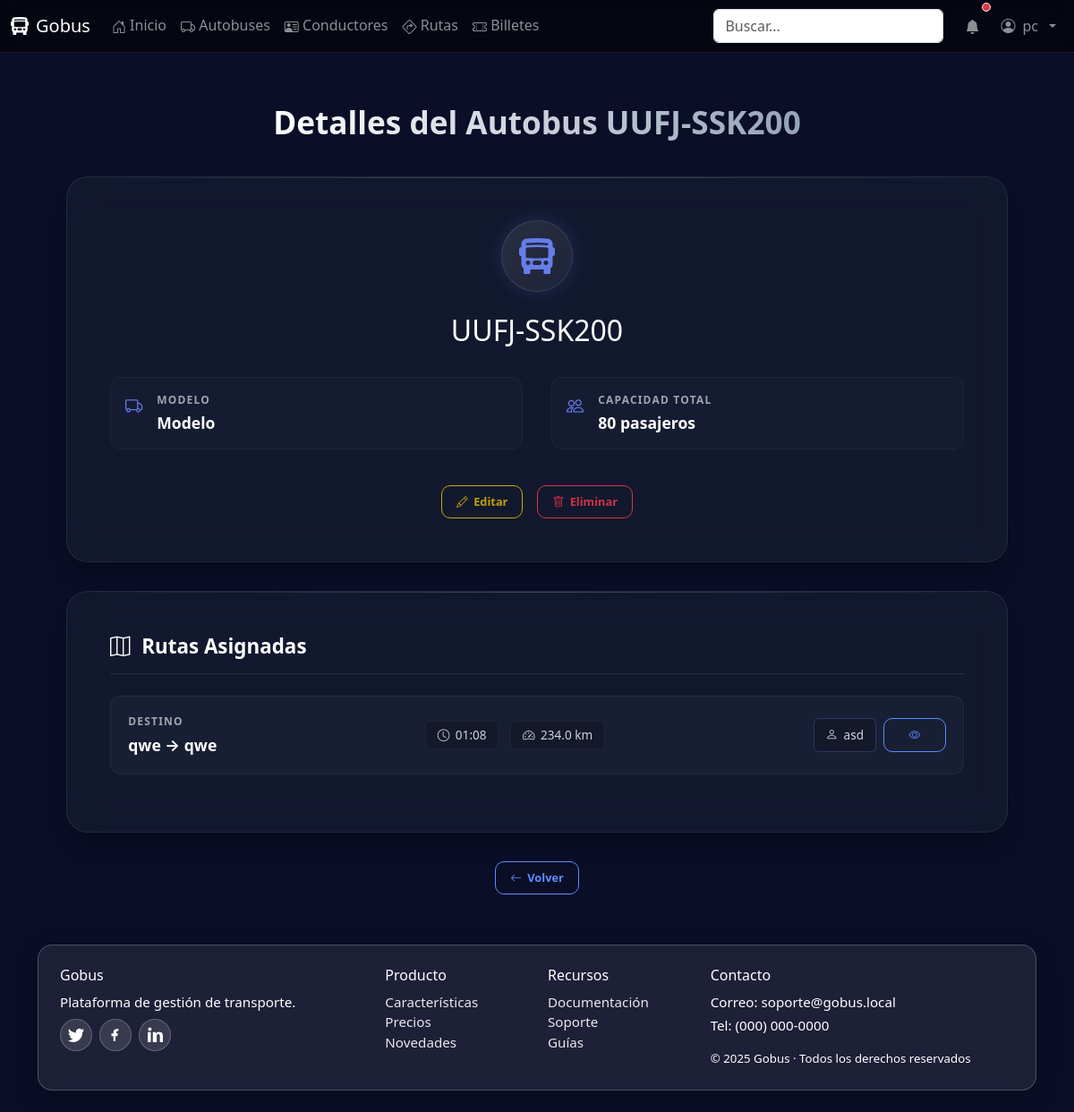
Page /autobuses/2/ (signed in) on the committed database.
### core/models.py (models this page shows, shortened)
class Autobus(models.Model):
    matricula = models.CharField(max_length=20, unique=True)
    capacidad = models.PositiveIntegerField()
    modelo = models.CharField(max_length=100)

class Ruta(models.Model):
    origen = models.CharField(max_length=120)
    destino = models.CharField(max_length=120)
    paradas = models.JSONField(blank=True, default=list, help_text="Lista de paradas intermedias")
    distancia = models.FloatField(help_text="Distancia en km")
    autobus = models.ForeignKey(Autobus, on_delete=models.SET_NULL, null=True, blank=True, related_name="rutas")
    conductor = models.ForeignKey(Conductor, on_delete=models.SET_NULL, null=True, blank=True, related_name="rutas")
    hora_salida = models.DateTimeField()
    frecuencia = models.CharField(max_length=50, help_text="Ej: Diario, Semanal, Cada 30 min")

class Conductor(models.Model):
    nombre = models.CharField(max_length=150)
    licencia = models.CharField(max_length=50, unique=True)

### core/views.py (the view)
# urls.py: path('autobuses/<int:pk>/', views.autobus_detail, name='autobus_detail'),
@login_required
def autobus_detail(request, pk):
    autobus = get_object_or_404(Autobus, pk=pk)
    rutas = autobus.rutas.all().order_by('-hora_salida')
    context = {
        'autobus': autobus,
        'rutas': rutas,
        'title': f'Detalles del Autobus {autobus.matricula}'
    }
    return render(request, 'core/autobus/autobus_detail.html', context)

### core/templates/core/autobus/autobus_detail.html
{% extends 'base.html' %}
{% load static %}
{% block head_extra %}
<link href="{% static 'core/css/home-modern.css' %}" rel="stylesheet">
<link href="{% static 'core/css/crud.css' %}" rel="stylesheet">
{% endblock %}
{% block content %}
<div class="detail-container">
  <div class="detail-header">
    <h1 class="detail-title">{{ title }}</h1>
  </div>
  <div class="glass-card">
    <div class="main-icon-circle">
      <i class="bi bi-bus-front-fill"></i>
    </div>
    <div style="text-align: center; margin-bottom: 2rem;">
        <h2 style="color: white; margin: 0;">{{ autobus.matricula }}</h2>
    </div>
    <div class="info-grid">
      <div class="info-item">
        <div class="info-icon"><i class="bi bi-truck"></i></div>
        <div class="info-content">
          <span class="info-label">Modelo</span>
          <div class="info-value">{{ autobus.modelo }}</div>
        </div>
      </div>
      <div class="info-item">
        <div class="info-icon"><i class="bi bi-people"></i></div>
        <div class="info-content">
          <span class="info-label">Capacidad Total</span>
          <div class="info-value">{{ autobus.capacidad }} pasajeros</div>
        </div>
      </div>
    </div>
    <div class="action-buttons">
      <a href="{% url 'autobus_edit' autobus.pk %}" class="btn-action btn-edit"><i class="bi bi-pencil"></i> Editar</a>
      <a href="{% url 'autobus_delete' autobus.pk %}" class="btn-action btn-delete"><i class="bi bi-trash"></i> Eliminar</a>
    </div>
  </div>
  <div class="glass-card">
    <h3 class="section-title"><i class="bi bi-map"></i> Rutas Asignadas</h3>
    {% if rutas %}
      {% for ruta in rutas %}
        <div class="list-item-card">
            <div>
                <div class="info-label">Destino</div>
                <div class="info-value">{{ ruta.origen }} &rarr; {{ ruta.destino }}</div>
            </div>
            <div class="tag-group">
                <span class="data-tag"><i class="bi bi-clock"></i> {{ ruta.hora_salida|date:"H:i" }}</span>
                <span class="data-tag"><i class="bi bi-speedometer2"></i> {{ ruta.distancia }} km</span>
            </div>
            {% if ruta.conductor %}
            <div class="action-group">
              <div class="data-tag" style="border-color: rgba(102, 126, 234, 0.3);">
                  <i class="bi bi-person"></i> {{ ruta.conductor.nombre }}
              </div>
              <a href="{% url 'ruta_detail' ruta.pk %}" class="btn-action btn-view">
                <i class="bi bi-eye"></i>
              </a>
            </div>
            {% endif %}
        </div>
      {% endfor %}
    {% else %}
        <p style="text-align: center; color: rgba(255,255,255,0.5);">Sin rutas asignadas.</p>
    {% endif %}
  </div>
  <div style="text-align: center;">
    <a href="{% url 'autobus_list' %}" class="btn-action btn-view"><i class="bi bi-arrow-left"></i> Volver</a>
  </div>
</div>
{% endblock %}

### templates/base.html (shortened to what this page needs)
{% load static %}
<!doctype html>
<html lang="es">
  <head>
    <link href="https://cdn.jsdelivr.net/npm/bootstrap@5.3.3/dist/css/bootstrap.min.css" rel="stylesheet">
    <link href="https://cdn.jsdelivr.net/npm/bootstrap-icons@1.11.3/font/bootstrap-icons.min.css" rel="stylesheet">
      <link href="{% static 'core/css/base.css' %}" rel="stylesheet">
      <link href="{% static 'core/css/crud.css' %}" rel="stylesheet">
    {% block head_extra %}{% endblock %}
  </head>
  <body>
    <nav class="navbar gobus-navbar navbar-expand-lg navbar-dark">
      <div class="container-fluid">
        <a class="navbar-brand d-flex align-items-center gap-2" href="/">
          <i class="bi bi-bus-front-fill"></i>
          <span>Gobus</span>
        </a>
        <div class="collapse navbar-collapse" id="navbarNav">
          <ul class="navbar-nav me-auto mb-2 mb-lg-0">
            <li class="nav-item"><a class="nav-link" href="/"><i class="bi bi-house-door"></i> Inicio</a></li>
            <li class="nav-item"><a class="nav-link" href="/autobuses"><i class="bi bi-truck"></i> Autobuses</a></li>
            <li class="nav-item"><a class="nav-link" href="/conductores"><i class="bi bi-person-vcard"></i> Conductores</a></li>
            <li class="nav-item"><a class="nav-link" href="/rutas"><i class="bi bi-sign-turn-right"></i> Rutas</a></li>
            <li class="nav-item"><a class="nav-link" href="/billetes"><i class="bi bi-ticket-perforated"></i> Billetes</a></li>
          </ul>
          <form class="d-flex me-3" role="search">
            <input class="form-control" type="search" placeholder="Buscar..." aria-label="Buscar">
          </form>
          <ul class="navbar-nav align-items-center">
            <li class="nav-item me-2">
              <a class="nav-link position-relative" href="#" aria-label="Notificaciones">
                <i class="bi bi-bell-fill"></i>
                <span class="position-absolute top-0 start-100 translate-middle p-1 bg-danger border border-light rounded-circle">
                </span>
              </a>
            </li>
            {% if user.is_authenticated %}
            <li class="nav-item dropdown custom-user-dropdown">
              <a class="nav-link dropdown-toggle d-flex align-items-center gap-2" href="#" role="button" data-bs-toggle="dropdown" aria-expanded="false" data-bs-boundary="viewport" data-bs-display="static">
                <i class="bi bi-person-circle"></i> {{ user.username|default:"Usuario" }}
              </a>
            </li>
            {% else %}
            <li class="nav-item"><a class="nav-link" href="{% url 'login' %}"><i class="bi bi-box-arrow-in-right"></i> Entrar</a></li>
            {% endif %}
          </ul>
        </div>
      </div>
    </nav>
    <main class="container py-4 fade-in">
      {% block content %}{% endblock %}
    </main>
    <footer class="container pb-4 site-footer">
      <div class="glass p-4">
        <div class="row g-4">
          <div class="col-md-4">
            <h6>Gobus</h6>
            <p class="mb-2">Plataforma de gestión de transporte.</p>
            <div class="d-flex gap-2 social">
              <a href="#" aria-label="Twitter" title="Twitter">
              </a>
              <a href="#" aria-label="Facebook" title="Facebook">
                <svg xmlns="http://www.w3.org/2000/svg" width="18" height="18" fill="currentColor" viewBox="0 0 16 16"><path d="M9 6.5V5c0-.5.4-1 1-1h1V2H9C7.3 2 6 3.3 6 5v1.5H4V9h2v5h2V9h2l.5-2.5H8z"/></svg>
              </a>
              <a href="#" aria-label="LinkedIn" title="LinkedIn">
                <svg xmlns="http://www.w3.org/2000/svg" width="18" height="18" fill="currentColor" viewBox="0 0 16 16"><path d="M1.5 1.5A1.5 1.5 0 1 1 4.5 3 1.5 1.5 0 0 1 1.5 1.5zM1 5h3v10H1zM6 5h3v1.7h.1A3.3 3.3 0 0 1 12.9 5C15 5 16 6.3 16 8.9V15h-3V9.5c0-1.4-.5-2.3-1.6-2.3-.9 0-1.3.6-1.5 1.1V15H6z"/></svg>
              </a>
            </div>
          </div>
          <div class="col-6 col-md-2">
            <h6>Producto</h6>
            <ul class="list-unstyled mb-0">
              <li><a class="footer-link" href="#">Características</a></li>
              <li><a class="footer-link" href="#">Precios</a></li>
              <li><a class="footer-link" href="#">Novedades</a></li>
            </ul>
          </div>
          <div class="col-6 col-md-2">
            <h6>Recursos</h6>
            <ul class="list-unstyled mb-0">
              <li><a class="footer-link" href="#">Documentación</a></li>
              <li><a class="footer-link" href="#">Soporte</a></li>
              <li><a class="footer-link" href="#">Guías</a></li>
            </ul>
          </div>
          <div class="col-md-4">
            <h6>Contacto</h6>
            <p class="mb-1">Correo: soporte@gobus.local</p>
            <p class="mb-3">Tel: (000) 000-0000</p>
            <small class="d-block">© {{ now|default:2025 }} Gobus · Todos los derechos reservados</small>
          </div>
        </div>
      </div>
    </footer>
  </body>
</html>

### core/static/core/css/base.css (style rules this page uses)
body { min-height: 100vh; background: linear-gradient(135deg, #0d6efd 0%, #6610f2 50%, #6f42c1 100%); background-attachment: fixed; }
.glass { background: rgba(255, 255, 255, 0.08); border: 1px solid rgba(255, 255, 255, 0.22); border-radius: 16px; backdrop-filter: blur(8px); -webkit-backdrop-filter: blur(8px); box-shadow: 0 10px 30px rgba(0, 0, 0, 0.2); color: #fff; }
.navbar.gobus-navbar { background: rgba(0, 0, 0, 0.55) !important; backdrop-filter: blur(10px); -webkit-backdrop-filter: blur(10px); border-bottom: 1px solid rgba(255, 255, 255, 0.08); position: sticky; top: 0; z-index: 3000; overflow: visible; isolation: isolate; }
.navbar .bi { vertical-align: -0.125em; }
main.container { padding-top: 2rem; padding-bottom: 2rem; }
.site-footer { color: rgba(255, 255, 255, 0.9); font-size: 0.95rem; }
.footer-link { color: rgba(255, 255, 255, 0.9); text-decoration: none; }
.social a { display: inline-flex; align-items: center; justify-content: center; width: 36px; height: 36px; border-radius: 50%; background: rgba(255, 255, 255, 0.12); border: 1px solid rgba(255, 255, 255, 0.22); color: #fff; text-decoration: none; }
.custom-user-dropdown { position: static !important; }
.navbar, .navbar .container-fluid, .navbar-collapse { overflow: visible !important; }
.glass { position: relative; z-index: 0; }

### core/static/core/css/home-modern.css (style rules this page uses)
body { background: #0a0e27 !important; background-image: radial-gradient( circle at 20% 50%, rgba(120, 119, 198, 0.3) 0%, transparent 50% ), radial-gradient( circle at 80% 80%, rgba(255, 119, 198, 0.3) 0%, transparent 50% ), radial-gradient( circle at 40% 20%, rgba(255, 219, 98, 0.2) 0%, transparent 50% ); background-attachment: fixed; }
.section-title { font-size: 3rem; font-weight: 800; color: white; margin-bottom: 1rem; }

### rows in the picture
Autobus: matricula "UUFJ-SSK200", modelo "Modelo", capacidad "80"
Ruta: origen "qwe", destino "qwe", hora_salida "01:08", distancia "234.0", conductor.nombre "asd"

### other values in the picture
{{ user.username|default:"Usuario" }} "pc"
{{ title }} "Detalles del Autobus UUFJ-SSK200"
{{ now|default:2025 }} "2025"
